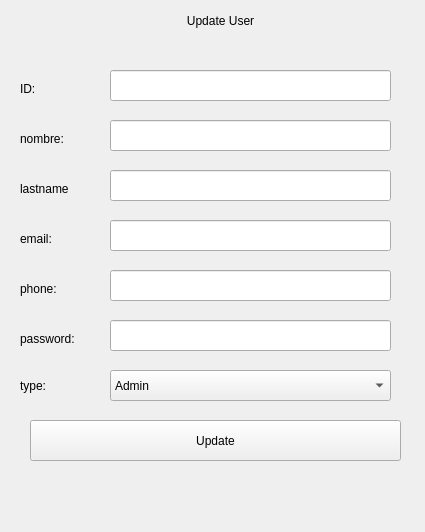
<?xml version="1.0" encoding="UTF-8"?>
<ui version="4.0">
 <class>Form</class>
 <widget class="QWidget" name="Form">
  <property name="geometry">
   <rect>
    <x>0</x>
    <y>0</y>
    <width>425</width>
    <height>532</height>
   </rect>
  </property>
  <property name="windowTitle">
   <string>Form</string>
  </property>
  <widget class="QComboBox" name="comboBoxUserType">
   <property name="geometry">
    <rect>
     <x>110</x>
     <y>370</y>
     <width>281</width>
     <height>31</height>
    </rect>
   </property>
   <item>
    <property name="text">
     <string>Admin</string>
    </property>
   </item>
   <item>
    <property name="text">
     <string>Operator</string>
    </property>
   </item>
  </widget>
  <widget class="QLabel" name="label_3">
   <property name="geometry">
    <rect>
     <x>20</x>
     <y>130</y>
     <width>67</width>
     <height>17</height>
    </rect>
   </property>
   <property name="text">
    <string>nombre:</string>
   </property>
  </widget>
  <widget class="QLabel" name="label_9">
   <property name="geometry">
    <rect>
     <x>20</x>
     <y>370</y>
     <width>67</width>
     <height>31</height>
    </rect>
   </property>
   <property name="text">
    <string>type:</string>
   </property>
  </widget>
  <widget class="QLineEdit" name="lineEditName">
   <property name="geometry">
    <rect>
     <x>110</x>
     <y>120</y>
     <width>281</width>
     <height>31</height>
    </rect>
   </property>
   <property name="text">
    <string/>
   </property>
  </widget>
  <widget class="QLineEdit" name="lineEditEmail">
   <property name="geometry">
    <rect>
     <x>110</x>
     <y>220</y>
     <width>281</width>
     <height>31</height>
    </rect>
   </property>
  </widget>
  <widget class="QLabel" name="labelHeader">
   <property name="geometry">
    <rect>
     <x>-10</x>
     <y>0</y>
     <width>461</width>
     <height>41</height>
    </rect>
   </property>
   <property name="text">
    <string>Update User</string>
   </property>
   <property name="alignment">
    <set>Qt::AlignCenter</set>
   </property>
  </widget>
  <widget class="QLabel" name="label_4">
   <property name="geometry">
    <rect>
     <x>20</x>
     <y>230</y>
     <width>67</width>
     <height>17</height>
    </rect>
   </property>
   <property name="text">
    <string>email:</string>
   </property>
  </widget>
  <widget class="QLabel" name="label_6">
   <property name="geometry">
    <rect>
     <x>20</x>
     <y>280</y>
     <width>67</width>
     <height>17</height>
    </rect>
   </property>
   <property name="text">
    <string>phone:</string>
   </property>
  </widget>
  <widget class="QLabel" name="label_5">
   <property name="geometry">
    <rect>
     <x>20</x>
     <y>80</y>
     <width>67</width>
     <height>17</height>
    </rect>
   </property>
   <property name="text">
    <string>ID:</string>
   </property>
  </widget>
  <widget class="QLineEdit" name="lineEditPhone">
   <property name="geometry">
    <rect>
     <x>110</x>
     <y>270</y>
     <width>281</width>
     <height>31</height>
    </rect>
   </property>
  </widget>
  <widget class="QLabel" name="label_7">
   <property name="geometry">
    <rect>
     <x>20</x>
     <y>330</y>
     <width>67</width>
     <height>17</height>
    </rect>
   </property>
   <property name="text">
    <string>password:</string>
   </property>
  </widget>
  <widget class="QLineEdit" name="lineEditID">
   <property name="geometry">
    <rect>
     <x>110</x>
     <y>70</y>
     <width>281</width>
     <height>31</height>
    </rect>
   </property>
   <property name="text">
    <string/>
   </property>
  </widget>
  <widget class="QLineEdit" name="lineEditPassword">
   <property name="geometry">
    <rect>
     <x>110</x>
     <y>320</y>
     <width>281</width>
     <height>31</height>
    </rect>
   </property>
   <property name="echoMode">
    <enum>QLineEdit::Password</enum>
   </property>
  </widget>
  <widget class="QPushButton" name="buttonUpdate">
   <property name="geometry">
    <rect>
     <x>30</x>
     <y>420</y>
     <width>371</width>
     <height>41</height>
    </rect>
   </property>
   <property name="text">
    <string>Update</string>
   </property>
  </widget>
  <widget class="QLabel" name="labelMessage">
   <property name="geometry">
    <rect>
     <x>20</x>
     <y>480</y>
     <width>381</width>
     <height>31</height>
    </rect>
   </property>
   <property name="text">
    <string/>
   </property>
   <property name="alignment">
    <set>Qt::AlignCenter</set>
   </property>
  </widget>
  <widget class="QLabel" name="label_8">
   <property name="geometry">
    <rect>
     <x>20</x>
     <y>180</y>
     <width>67</width>
     <height>17</height>
    </rect>
   </property>
   <property name="text">
    <string>lastname</string>
   </property>
  </widget>
  <widget class="QLineEdit" name="lineEditLastname">
   <property name="geometry">
    <rect>
     <x>110</x>
     <y>170</y>
     <width>281</width>
     <height>31</height>
    </rect>
   </property>
   <property name="text">
    <string/>
   </property>
  </widget>
 </widget>
 <resources/>
 <connections/>
</ui>
